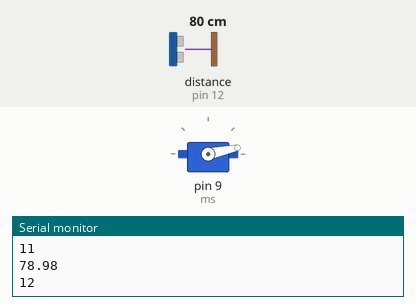
This sketch was run on a simulated Arduino Uno, built with avr-gcc and run on an emulated ATmega328P. Parts: servo, the last lines printed to the serial monitor. Wiring (inferred from the names in the program): ultrasonic range finder: trigger pin 13; echo pin 12. The test bench sets the inputs (shaded band); at power-on: distance to the obstacle (sensor on pin 12) 80 cm. The echo pulse lasts 58.3 µs per cm.

Above: at 1.2 s.
1.3 s: distance to the obstacle (sensor on pin 12) set to 2 cm
At 2.43 s:
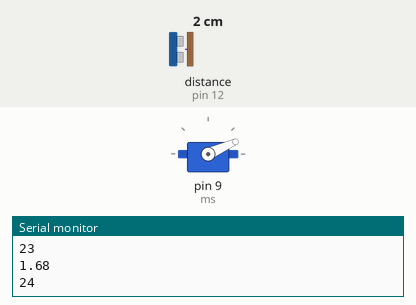
7.3 s: distance to the obstacle (sensor on pin 12) set to 250 cm
At 7.3 s:
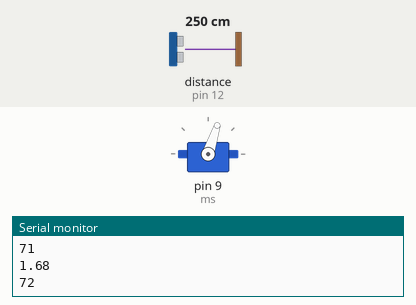
Timing chart, 0 to 19.3 s (numbered marks = the images above; inputs shaded):
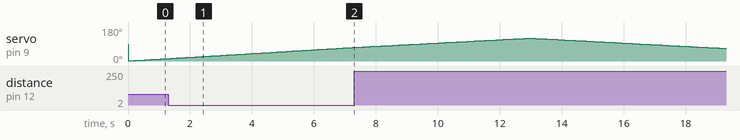

The sketch:

echo_raidar.ino
```cpp
#include <Servo.h>

Servo ms;

int echoPin = 12;
int trigPin = 13;
int angle = 0;
float angleMove = radians(1);

void setup() {
  Serial.begin(9600);
  ms.attach(9);
  pinMode(trigPin, OUTPUT);
  pinMode(echoPin, INPUT);

}

void loop() {
  digitalWrite(trigPin, LOW);
  digitalWrite(echoPin, LOW);
  delayMicroseconds(2);
  digitalWrite(trigPin, HIGH);
  delayMicroseconds(10);
  digitalWrite(trigPin, LOW);

  unsigned long duration = pulseIn(echoPin, HIGH);

  float distance = ((float)(340 * duration) / 10000) / 2;

  Serial.println(distance);
//  Serial.println("cm");


  angle += degrees(angleMove);

  if (angle >= degrees(radians(120))) {

    angleMove = -1*radians(1);
  }

  if ( angle <= degrees(radians(0))) {

    angleMove = radians(1);
  }

  ms.write(angle);
  //Serial.print("각도 : ");
  Serial.println(angle);

 // Serial.write(distance);
 // Serial.write(angle);

  delay(100);
}
```

Measured:
- by itself, servo on pin 9 (ms): rises from 72° to 121° in 5.6 s, then falls to 66° in 6.4 s
